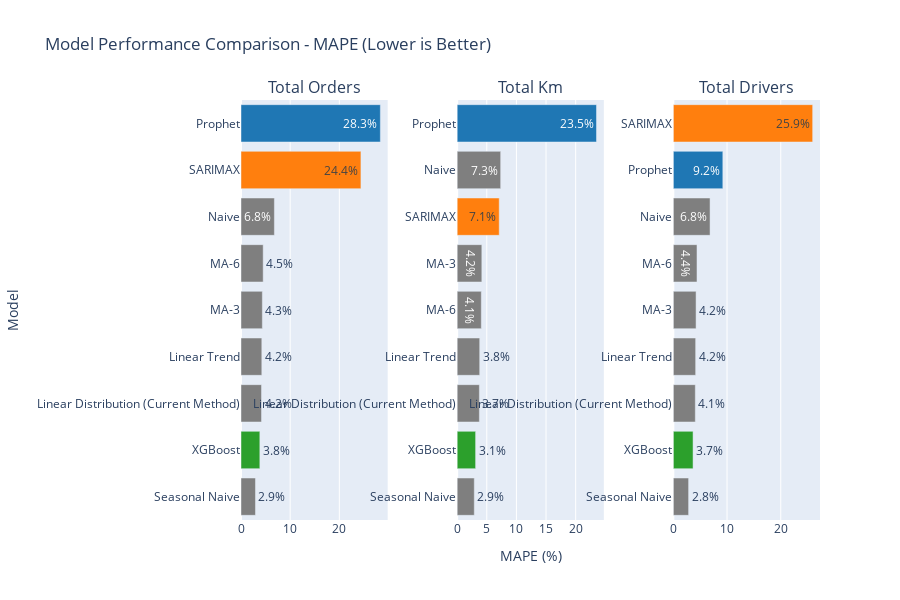

Notebook code for this chart:
### Markdown cell above
## Section 3: Visualization - Model Comparison

Create comparison charts for all models.

### Code cell
# Create MAPE comparison chart
fig = make_subplots(
    rows=1, cols=len(target_metrics),
    subplot_titles=[m.replace('_', ' ').title() for m in target_metrics],
    horizontal_spacing=0.12
)

colors = {
    'Baseline': '#7f7f7f',
    'Prophet': '#1f77b4',
    'SARIMAX': '#ff7f0e',
    'XGBoost': '#2ca02c'
}

for col_idx, target_metric in enumerate(target_metrics, 1):
    metric_df = metrics_df[metrics_df['metric'] == target_metric].sort_values('MAPE')
    
    fig.add_trace(
        go.Bar(
            y=metric_df['model'],
            x=metric_df['MAPE'],
            orientation='h',
            marker=dict(
                color=[colors.get(mf, '#999999') for mf in metric_df['model_family']]
            ),
            showlegend=False,
            text=metric_df['MAPE'].apply(lambda x: f"{x:.1f}%"),
            textposition='auto'
        ),
        row=1, col=col_idx
    )

fig.update_xaxes(title_text="MAPE (%)", row=1, col=2)
fig.update_yaxes(title_text="Model", row=1, col=1)

fig.update_layout(
    title_text="Model Performance Comparison - MAPE (Lower is Better)",
    height=600,
    showlegend=False
)

fig.show()

# Save
results_dir = Path('../results')
results_dir.mkdir(exist_ok=True)
fig.write_html(results_dir / 'model_comparison_mape.html')
print(f"✓ Saved: results/model_comparison_mape.html")

### Figure 1 — Plotly figure (JSON) as saved in the notebook; plotly's stock layout.template omitted (floating-point values rounded to 4 significant figures)
{"data": [{"marker": {"color": ["#7f7f7f", "#2ca02c", "#7f7f7f", "#7f7f7f", "#7f7f7f", "#7f7f7f", "#7f7f7f", "#ff7f0e", "#1f77b4"]}, "orientation": "h", "showlegend": false, "text": ["2.9%", "3.8%", "4.2%", "4.2%", "4.3%", "4.5%", "6.8%", "24.4%", "28.3%"], "textposition": "auto", "type": "bar", "x": [2.943, 3.831, 4.172, 4.232, 4.339, 4.511, 6.789, 24.39, 28.34], "xaxis": "x", "y": ["Seasonal Naive", "XGBoost", "Linear Distribution (Current Method)", "Linear Trend", "MA-3", "MA-6", "Naive", "SARIMAX", "Prophet"], "yaxis": "y"}, {"marker": {"color": ["#7f7f7f", "#2ca02c", "#7f7f7f", "#7f7f7f", "#7f7f7f", "#7f7f7f", "#ff7f0e", "#7f7f7f", "#1f77b4"]}, "orientation": "h", "showlegend": false, "text": ["2.9%", "3.1%", "3.7%", "3.8%", "4.1%", "4.2%", "7.1%", "7.3%", "23.5%"], "textposition": "auto", "type": "bar", "x": [2.889, 3.115, 3.749, 3.804, 4.076, 4.164, 7.1, 7.344, 23.52], "xaxis": "x2", "y": ["Seasonal Naive", "XGBoost", "Linear Distribution (Current Method)", "Linear Trend", "MA-6", "MA-3", "SARIMAX", "Naive", "Prophet"], "yaxis": "y2"}, {"marker": {"color": ["#7f7f7f", "#2ca02c", "#7f7f7f", "#7f7f7f", "#7f7f7f", "#7f7f7f", "#7f7f7f", "#1f77b4", "#ff7f0e"]}, "orientation": "h", "showlegend": false, "text": ["2.8%", "3.7%", "4.1%", "4.2%", "4.2%", "4.4%", "6.8%", "9.2%", "25.9%"], "textposition": "auto", "type": "bar", "x": [2.846, 3.675, 4.095, 4.159, 4.234, 4.405, 6.837, 9.217, 25.94], "xaxis": "x3", "y": ["Seasonal Naive", "XGBoost", "Linear Distribution (Current Method)", "Linear Trend", "MA-3", "MA-6", "Naive", "Prophet", "SARIMAX"], "yaxis": "y3"}], "layout": {"annotations": [{"font": {"size": 16}, "showarrow": false, "text": "Total Orders", "x": 0.1267, "xanchor": "center", "xref": "paper", "y": 1.0, "yanchor": "bottom", "yref": "paper"}, {"font": {"size": 16}, "showarrow": false, "text": "Total Km", "x": 0.5, "xanchor": "center", "xref": "paper", "y": 1.0, "yanchor": "bottom", "yref": "paper"}, {"font": {"size": 16}, "showarrow": false, "text": "Total Drivers", "x": 0.8733, "xanchor": "center", "xref": "paper", "y": 1.0, "yanchor": "bottom", "yref": "paper"}], "height": 600, "showlegend": false, "title": {"text": "Model Performance Comparison - MAPE (Lower is Better)"}, "xaxis": {"anchor": "y", "domain": [0.0, 0.2533]}, "xaxis2": {"anchor": "y2", "domain": [0.3733, 0.6267], "title": {"text": "MAPE (%)"}}, "xaxis3": {"anchor": "y3", "domain": [0.7467, 1.0]}, "yaxis": {"anchor": "x", "domain": [0.0, 1.0], "title": {"text": "Model"}}, "yaxis2": {"anchor": "x2", "domain": [0.0, 1.0]}, "yaxis3": {"anchor": "x3", "domain": [0.0, 1.0]}}}
